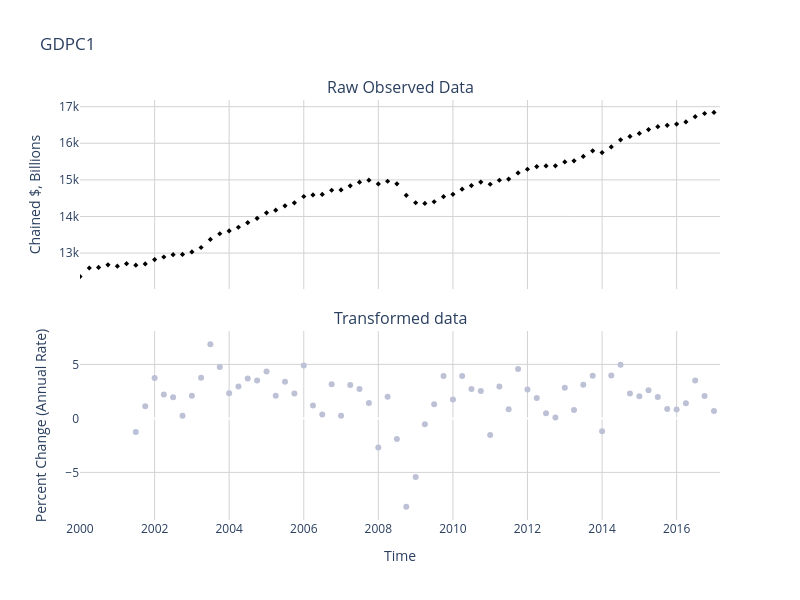

The cell this chart's notebook holds for it:
### Code cell
X_df = pd.DataFrame(data=x_est, columns=header, index=time_est)
Z_df = pd.DataFrame(data=Z, columns=header, index=Time)

fig = psub.make_subplots(rows=2, cols=1, shared_xaxes=True, vertical_spacing=0.1,
                            subplot_titles=("Raw Observed Data", "Transformed data"))

## Plot raw and transformed data.
# Industrial Production (INDPRO) <fred.stlouisfed.org/series/INDPRO>
series_name = "GDPC1"
idxSeries = SeriesID.index(series_name)
# Plot raw observed data
trace1 = go.Scatter(
    x=Z_df.index,
    y=Z_df[series_name],
    mode="markers" if Z_df[series_name].isna().sum() else "lines",
    name='Raw Observed Data',
    line=dict(color="#000000", width=1),  # #7BCC62 / #68b562 / #7BB562
    marker={"size": 4, "symbol": "diamond"},
)
fig.add_trace(trace1, row=1, col=1)

# Plot transformed data
trace2 = go.Scatter(
    x=X_df.index,
    y=X_df[series_name],
    mode='markers',
    name='Transformed Data',
    line=dict(color="#BDC1D6", width=1),  # #7BCC62 / #68b562 / #7BB562
)
fig.add_trace(trace2, row=2, col=1)
fig.update_layout(
    height=600,
    width=800,
    showlegend=False,
    title_text=series_name,
    plot_bgcolor="white",
)
fig.update_xaxes(range=[Time[0], Time[-1]], row=1, col=1, gridcolor="lightgrey")
fig.update_yaxes(title_text=Units[idxSeries], row=1, col=1, gridcolor="lightgrey")

fig.update_xaxes(range=[Time[0], Time[-1]], title_text='Time', row=2, col=1, gridcolor="lightgrey")
fig.update_yaxes(title_text=UnitsTransformed[idxSeries], row=2, col=1, gridcolor="lightgrey")
fig.show()

### Figure 1 — Plotly figure (JSON) as saved in the notebook; plotly's stock layout.template omitted (floating-point values rounded to 4 significant figures; data arrays with more than 128 entries replaced by an {"elided": "..."} marker saying what was removed)
{"data": [{"line": {"color": "#000000", "width": 1}, "marker": {"size": 4, "symbol": "diamond"}, "mode": "markers", "name": "Raw Observed Data", "type": "scatter", "x": {"elided": "207 str values"}, "xaxis": "x", "y": {"elided": "207 float values"}, "yaxis": "y"}, {"line": {"color": "#BDC1D6", "width": 1}, "mode": "markers", "name": "Transformed Data", "type": "scatter", "x": {"elided": "189 str values"}, "xaxis": "x2", "y": {"elided": "189 float values"}, "yaxis": "y2"}], "layout": {"annotations": [{"font": {"size": 16}, "showarrow": false, "text": "Raw Observed Data", "x": 0.5, "xanchor": "center", "xref": "paper", "y": 1, "yanchor": "bottom", "yref": "paper"}, {"font": {"size": 16}, "showarrow": false, "text": "Transformed data", "x": 0.5, "xanchor": "center", "xref": "paper", "y": 0.45, "yanchor": "bottom", "yref": "paper"}], "height": 600, "plot_bgcolor": "white", "showlegend": false, "title": {"text": "GDPC1"}, "width": 800, "xaxis": {"anchor": "y", "domain": [0, 1], "gridcolor": "lightgrey", "matches": "x2", "range": ["2000-01-01T00:00:00", "2017-03-01T00:00:00"], "showticklabels": false}, "xaxis2": {"anchor": "y2", "domain": [0, 1], "gridcolor": "lightgrey", "range": ["2000-01-01T00:00:00", "2017-03-01T00:00:00"], "title": {"text": "Time"}}, "yaxis": {"anchor": "x", "domain": [0.55, 1], "gridcolor": "lightgrey", "title": {"text": "Chained $, Billions"}}, "yaxis2": {"anchor": "x2", "domain": [0, 0.45], "gridcolor": "lightgrey", "title": {"text": "Percent Change (Annual Rate)"}}}}
